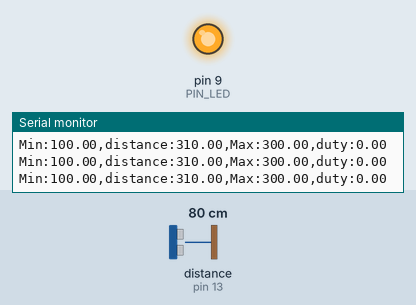
This sketch was run on a simulated Arduino Uno, built with avr-gcc and run on an emulated ATmega328P. On the bench: output pins drawn as LEDs (lit = HIGH), the last lines printed to the serial monitor. Wiring (inferred from the names in the program): ultrasonic range finder: trigger pin 12; echo pin 13. The inputs (shaded band) are chosen by the test bench; at power-on: distance to the obstacle (sensor on pin 13) 80 cm. The echo pulse lasts 58.3 µs per cm; pins used as bus, display or sensor lines are not drawn.

Above: at 1.2 s.
1.3 s: distance to the obstacle (sensor on pin 13) set to 18 cm
At 2.5 s:
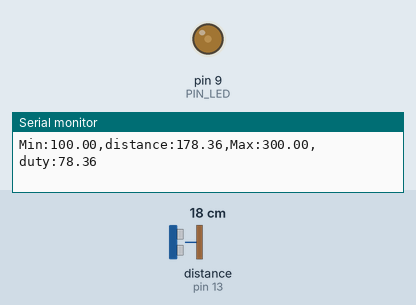
2.8 s: distance to the obstacle (sensor on pin 13) set to 2 cm
At 3.6 s:
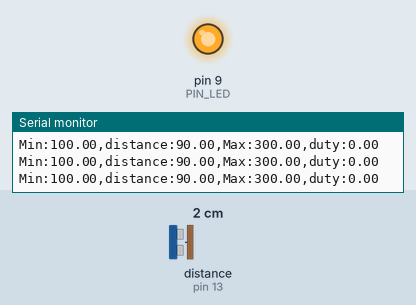
Timing chart, 0 to 5.8 s (numbered marks = the images above; inputs shaded):
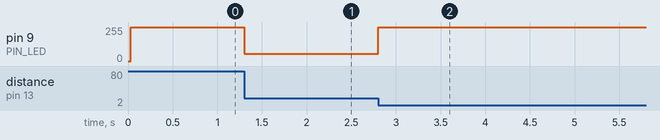

The sketch:

08_example_2.ino
```cpp
// Arduino pin assignment
#define PIN_LED  9    // PWM pin, active low (0 = brightest, 255 = off)
#define PIN_TRIG 12   // sonar sensor TRIGGER
#define PIN_ECHO 13   // sonar sensor ECHO

// configurable parameters
#define SND_VEL 346.0     // sound velocity at 24 celsius degree (unit: m/sec)
#define INTERVAL 25       // sampling interval (unit: msec)
#define PULSE_DURATION 10 // ultra-sound Pulse Duration (unit: usec)
#define _DIST_MIN 100.0   // minimum distance to be measured (unit: mm)
#define _DIST_MID 200.0   // distance of maximum brightness (unit: mm)
#define _DIST_MAX 300.0   // maximum distance to be measured (unit: mm)

#define TIMEOUT ((INTERVAL / 2) * 1000.0) // maximum echo waiting time (unit: usec)
#define SCALE (0.001 * 0.5 * SND_VEL) // coefficent to convert duration to distance

unsigned long last_sampling_time;   // unit: msec

void setup() {
  // initialize GPIO pins
  pinMode(PIN_LED, OUTPUT);
  pinMode(PIN_TRIG, OUTPUT);  // sonar TRIGGER
  pinMode(PIN_ECHO, INPUT);   // sonar ECHO
  digitalWrite(PIN_TRIG, LOW);  // turn-off Sonar

  // initialize serial port
  Serial.begin(57600);
}

void loop() {
  float distance;
  float duty;   // brightness in percent (0.0 ~ 100.0, 100 = brightest)

  // wait until next sampling time. // polling
  if (millis() < (last_sampling_time + INTERVAL))
    return;

  distance = USS_measure(PIN_TRIG, PIN_ECHO); // read distance

  if ((distance == 0.0) || (distance > _DIST_MAX)) {
      distance = _DIST_MAX + 10.0;    // Set Higher Value
      duty = 0.0;                     // LED OFF
  } else if (distance < _DIST_MIN) {
      distance = _DIST_MIN - 10.0;    // Set Lower Value
      duty = 0.0;                     // LED OFF
  } else {    // In desired Range
      // triangle: 0% at 100mm, 50% at 150mm, 100% at 200mm, 50% at 250mm, 0% at 300mm
      duty = 100.0 * (1.0 - fabs(distance - _DIST_MID) / (_DIST_MID - _DIST_MIN));
  }

  // active low: duty 100% -> analogWrite 0, duty 0% -> analogWrite 255
  analogWrite(PIN_LED, (int)(255.0 * (100.0 - duty) / 100.0 + 0.5));

  // output the distance to the serial port
  Serial.print("Min:");        Serial.print(_DIST_MIN);
  Serial.print(",distance:");  Serial.print(distance);
  Serial.print(",Max:");       Serial.print(_DIST_MAX);
  Serial.print(",duty:");      Serial.print(duty);   // 필요 없으면 이 줄 삭제
  Serial.println("");

  // update last sampling time
  last_sampling_time += INTERVAL;
}

// get a distance reading from USS. return value is in millimeter.
float USS_measure(int TRIG, int ECHO)
{
  digitalWrite(TRIG, HIGH);
  delayMicroseconds(PULSE_DURATION);
  digitalWrite(TRIG, LOW);

  return pulseIn(ECHO, HIGH, TIMEOUT) * SCALE; // unit: mm
}
```

Measured:
- after the input at 1.3 s, pin 9 (PIN_LED): 255/255 → 55/255 at once
- after the input at 2.8 s, pin 9 (PIN_LED): 55/255 → 255/255 at once
